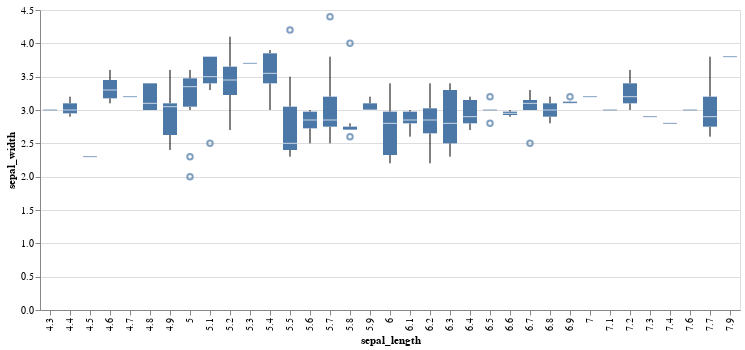

Notebook code for this chart:
### Markdown cell above
### Using Altair

### Code cell
import altair as alt

alt.Chart(data).mark_boxplot().encode( x='sepal_length:O', y='sepal_width:Q')

### Figure 1 — Vega-Lite specification as saved in the notebook (floating-point values rounded to 4 significant figures; data arrays with more than 128 entries replaced by an {"elided": "..."} marker saying what was removed)
{"config": {"view": {"continuousWidth": 400, "continuousHeight": 300}}, "data": {"name": "data-a4bd480ea976f54878a155ce12ba18ce"}, "mark": "boxplot", "encoding": {"x": {"type": "ordinal", "field": "sepal_length"}, "y": {"type": "quantitative", "field": "sepal_width"}}, "$schema": "https://vega.github.io/schema/vega-lite/v4.8.1.json", "datasets": {"data-a4bd480ea976f54878a155ce12ba18ce": {"elided": "150 records"}}}
